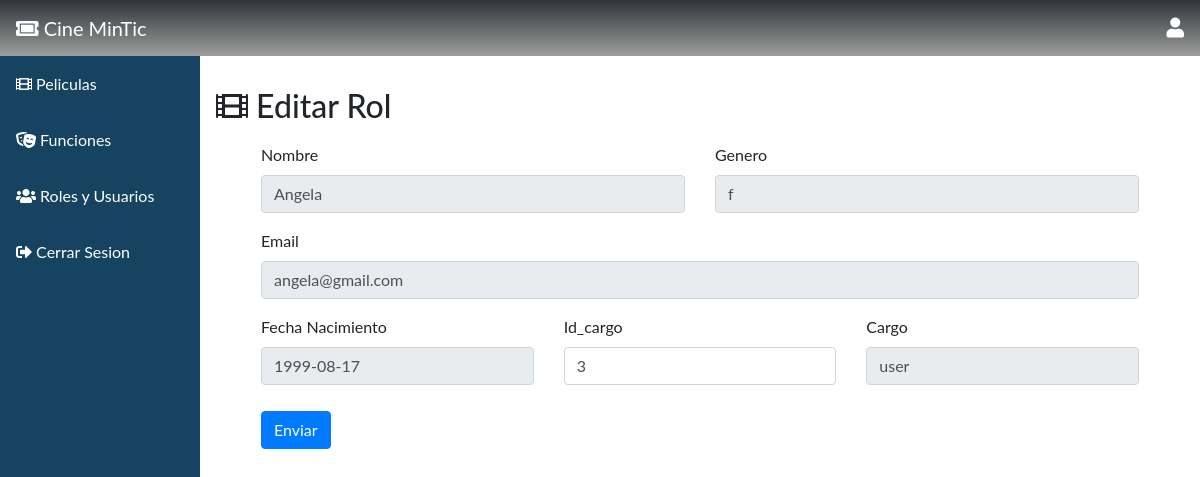
/admin_user/edit?id=2 (signed in), run on the app's committed database.
### tables this page shows
CREATE TABLE usuario (id INTEGER PRIMARY KEY AUTOINCREMENT, nombre VARCHAR, email VARCHAR, password VARCHAR, fecha_nacimiento DATE, genero VARCHAR, cargo_id INT REFERENCES cargo (id) ON DELETE CASCADE ON UPDATE CASCADE);

CREATE TABLE cargo (id INTEGER PRIMARY KEY AUTOINCREMENT, cargouser VARCHAR);

### main.py (the view)
@app.route('/admin_user/edit', methods=['GET', 'POST'])
def editusers():
    if g.user[6]!=1 and g.user[6]!=2:
        return redirect(url_for('home'))
    if request.method == 'GET':
        id=request.args.get('id')
        db=get_db()
        result=db.execute("SELECT usuario.id,nombre,email,fecha_nacimiento,genero,cargo_id,cargouser FROM usuario INNER JOIN cargo ON usuario.cargo_id = cargo.id WHERE usuario.id=?",(id,))
        result= result.fetchall()
        db.close()
    return render_template('edituser.html',result=result)

### db.py (called while the page is built)
def get_db():
    try:
        if 'db' not in g:
            print('conectada')
            g.db = sqlite3.connect('cinemintic.db')
        return g.db
    except Error:
        print(Error)

### main.py (called while the page is built)
@app.before_request
def cargar_usuario_registrado():
    id_usuario = session.get('id_usuario')
    if id_usuario is None:
        g.user = None
    else:
        g.user = get_db().execute(
                'SELECT id, nombre, email, password,fecha_nacimiento,genero,cargo_id FROM usuario WHERE id = ?'
                ,
                (id_usuario,)
            ).fetchone()

### templates/edituser.html (shortened to what this page needs)
{% extends "bootstrap/base.html" %}
{% import "bootstrap/wtf.html" as wtf %}
{% block styles %}
  <link rel="stylesheet" href="https://maxcdn.bootstrapcdn.com/bootstrap/4.0.0/css/bootstrap.min.css">
  <link href="https://cdnjs.cloudflare.com/ajax/libs/font-awesome/5.13.0/css/all.min.css" rel="stylesheet">
{% endblock %}
{% block content %}
  <div class="sidebar">
    <a class="active" href="{{ url_for('home') }}"><i class="fas fa-ticket-alt"></i> Cine MinTic</a>
    <a href="{{ url_for('manage_movies') }}"><i class="fas fa-film"></i> Peliculas</a>
    <a href="{{ url_for('manage_functions') }}"><i class="fas fa-theater-masks"></i> Funciones</a>
    <a href="{{ url_for('manage_users') }}"><i class="fas fa-users"></i> Roles y Usuarios</a>
    <a href="{{ url_for('logout') }}"><i class="fas fa-sign-out-alt"></i> Cerrar Sesion</a>
  </div>
  <nav style="background: linear-gradient(180deg, var(--black2) 0%, var(--black1) 100%);color: white;" class="navbar justify-content-between">
    <a class="navbar-brand"><i class="fas fa-ticket-alt"></i> Cine MinTic</a>
    <i style="font-size:20px" class="fas fa-user"></i>
  </nav>
  <div class="content">
    <div style="padding-top: 30px;padding-bottom: 10px;" class="row">
      <div class="col"><h2><i class="fas fa-film"></i> Editar Rol</h2></div>
    </div>
    {% for fila in result %}
    <form method="POST" action="{{ url_for('usersave') }}">
      <div style="margin-left: 30px;margin-right: 30px;" class="row">
          <div class="col">
              <div class="form-group">
                <label for="exampleFormControlInput1">Nombre</label>
                <input type="text" readonly class="form-control" value="{{fila[1]}}">
              </div>
          </div>
          <div class="col">
              <div class="form-group">
                <label for="exampleFormControlSelect1">Genero</label>
                <input type="text" readonly class="form-control" value="{{fila[4]}}">
              </div>
          </div>
          <div class="col-12">
              <div class="form-group">
                <label for="exampleFormControlInput1">Email</label>
              <input type="text" class="form-control" readonly value="{{fila[2]}}">
              </div>
          </div>
          <div class="col-4">
            <div class="form-group">
              <label for="exampleFormControlInput1">Fecha Nacimiento</label>
              <input type="text" class="form-control" readonly value="{{fila[3]}}">
            </div>
        </div>
        <div class="col-4">
          <div class="form-group">
            <label for="exampleFormControlInput1">Id_cargo</label>
            <input type="text"  class="form-control" id="cargo" name="cargo" value="{{fila[5]}}">
          </div>
      </div>
      <div class="col-4">
        <div class="form-group">
          <label for="exampleFormControlSelect1">Cargo</label>
          <input type="textarea" readonly class="form-control" value="{{fila[6]}}">
        </div>
      </div>
      <div style="padding-bottom: 10px;" class="col"></div>
        <div class="col-12">
            <input class="btn btn-primary" type="submit" value="Enviar">
        </div>
      </div>
    </form>
    {% endfor %}
  </div>
{% endblock %}

### templates/edituser.html (style rules this page uses)
:root { --gold1:#F4BD76; --gold2:#F6CD8F; --gray:#ffffff80; --gray2:#f7d9d990; --black1: #9C9C9B; --black2: #30353B; --shadow: 0 8px 8px; --color_shadow: #00000033; }
body { margin: 0; font-family: "Lato", sans-serif; }
.sidebar { margin: 0; padding: 0; width: 200px; background-color: #154360; position: fixed; height: 100%; overflow: auto; }
.sidebar a { display: block; color: white; padding: 16px; text-decoration: none; }
.sidebar a.active { background: linear-gradient(180deg, var(--black2) 0%, var(--black1) 100%);color: white; color: white; }
div.content { margin-left: 200px; padding: 1px 16px; }

### data on the page
usuario: nombre "Angela", genero "f", email "angela@gmail.com", fecha_nacimiento "1999-08-17", cargo "3", cargouser "user"
